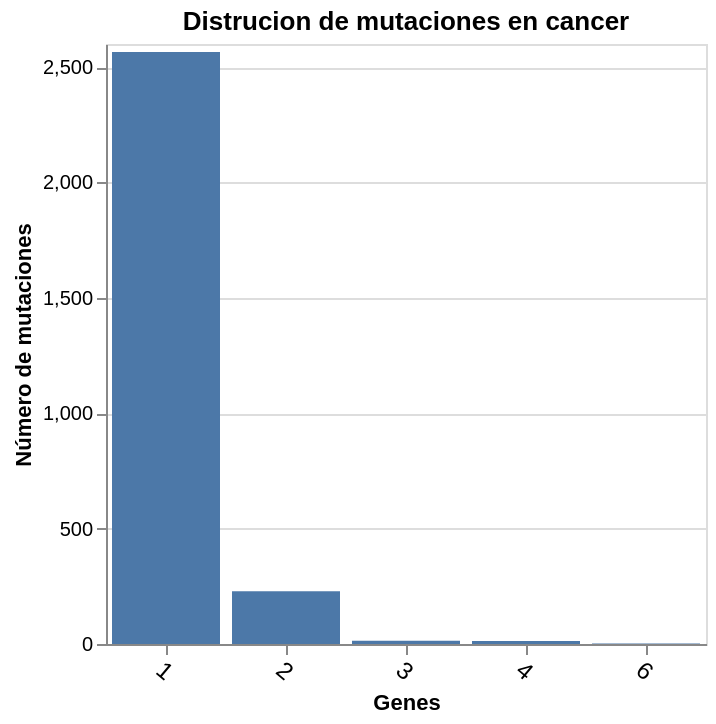

Write notebook code for a chart like this one.
### Code cell
alt.Chart(cancer_counts
).mark_bar().encode(
    y=alt.Y('count(aa_mutation):Q', title='Número de mutaciones'),
    x=alt.X('cantidad_canceres:N', sort='-y', title='Genes',axis=alt.Axis(
              labelAngle=40, labelFontSize=12)),
    #color=alt.Color('Gen_names', scale=alt.Scale(scheme='category20')),
    tooltip=['count(aa_mutation):Q']
).properties(
    title="Distrucion de mutaciones en cancer",
    width=300,
    height=300
)

### Figure 1 — Vega-Lite specification as saved in the notebook (floating-point values rounded to 4 significant figures; data arrays with more than 128 entries replaced by an {"elided": "..."} marker saying what was removed)
{"config": {"view": {"continuousWidth": 300, "continuousHeight": 300}}, "data": {"name": "data-6f6e2998e4d7dacbd376d1fd569dc319"}, "mark": {"type": "bar"}, "encoding": {"tooltip": [{"aggregate": "count", "field": "aa_mutation", "type": "quantitative"}], "x": {"axis": {"labelAngle": 40, "labelFontSize": 12}, "field": "cantidad_canceres", "sort": "-y", "title": "Genes", "type": "nominal"}, "y": {"aggregate": "count", "field": "aa_mutation", "title": "Número de mutaciones", "type": "quantitative"}}, "height": 300, "title": "Distrucion de mutaciones en cancer", "width": 300, "$schema": "https://vega.github.io/schema/vega-lite/v5.16.3.json", "datasets": {"data-6f6e2998e4d7dacbd376d1fd569dc319": {"elided": "2823 records"}}}
